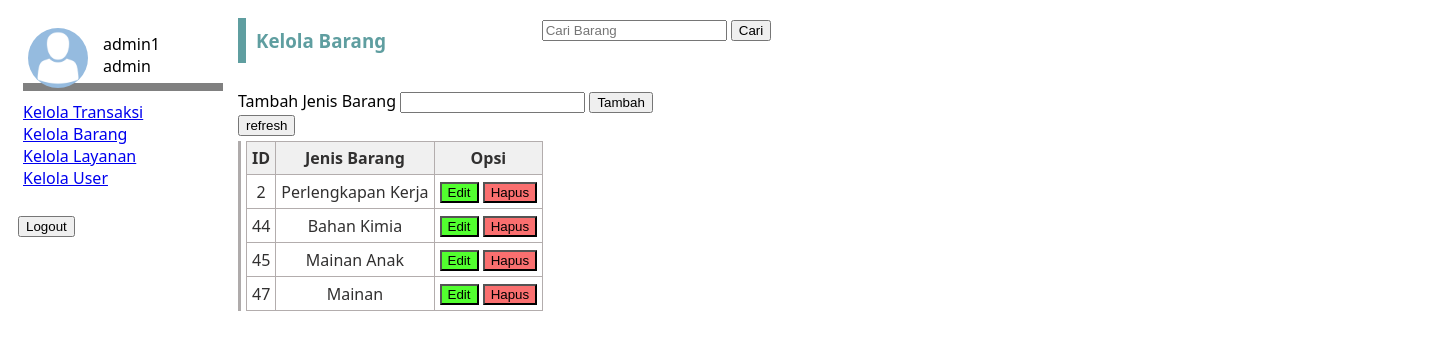
/page/kelola_barang.php (signed in), run on the app's committed database.
### tables this page shows
CREATE TABLE `tb_barang` (
  `id_barang` int(11) NOT NULL,
  `jenis_barang` varchar(125) NOT NULL
);

### page/kelola_barang.php (the view, shortened to what this page needs)
<!DOCTYPE html>
<html lang="en">
<head>
    <link rel="stylesheet" href="../assets/styles/style.css">
</head>
<body>
    <div class="kt-container">
        <div class="kt-box1">
            <div class="kt-user">
                    <img class='pp' src='http://localhost/pengiriman/assets/images/generic-profile.webp' alt='pp'>
                <div class="user-desc">
                    <span><?php echo $_SESSION['username']; ?></span><br>
                    <span><?php echo $_SESSION['level']; ?></span>
                </div>
            </div>
            <div class="kt-menu1" id="kt-menu1">
            <a href="http://localhost/pengiriman/page/transaksi.php" class="p-kt1">Kelola Transaksi</a>
            </div>
            <div class="kt-menu2" id="kt-menu2">
                <a href="http://localhost/pengiriman/page/kelola_barang.php" class="p-kt1">Kelola Barang</a>
            </div>
            <div class="kt-menu3" id="kt-menu3">
                <a href="http://localhost/pengiriman/page/layanan.php" class="p-kt1">Kelola Layanan</a>
            </div>
            <div class="kt-menu4" id="kt-menu4">
            <?php
                if(isset($_SESSION['level']) && $_SESSION['level']=="admin"){
                    print "<a href='http://localhost/pengiriman/page/user.php' class='p-kt1'>Kelola User</a>";
                }
            ?>
            </div>
            <div class="logout">
                <form action="../logout.php">
                <input type="submit" value="Logout" id="logout-btn">
                </form>
            </div>
        </div>
        <div class="kt-box2">
            <div class="kt-head">
                <h3 class="h3-kt2">Kelola Barang</h3>
                <form class="search-bar" action="" method="get">
                    <input type="search" name="cari-tr" id="" placeholder="Cari Barang">
                    <input type="submit" value="Cari">
                </form>
            </div>
            <form action="<?php $_SERVER['PHP_SELF']; ?>" method="post" id="input-form">
                <label for="input-form" id="test">Tambah Jenis Barang</label>
                <input type="text" name="tambah-jenis-br" id="">
                <input type="submit" value="Tambah">
            </form>
            <button id="refresh" onclick="window.location='http://localhost/pengiriman/page/kelola_barang.php'">refresh</button>
            <div class="kt-body">
        <table>
		<thead>
			<tr>
				<th>ID</th>
				<th>Jenis Barang</th>
                <th>Opsi</th>
			</tr>
		</thead>
		<tbody>
            <?php
             include "../koneksi.php";
             if (isset($_GET['cari-tr'])) {
                $src_val = $_GET['cari-tr'];
                $sql = mysqli_query($koneksi, "SELECT * FROM tb_barang WHERE id_barang='$src_val'
                || jenis_barang='$src_val'
                ");
             } else{
                $sql = mysqli_query($koneksi, "SELECT * FROM tb_barang");
             }
             if ($sql->num_rows > 0) {
                while($row = $sql->fetch_assoc()) {
            ?>
			<tr id="opsi">
				<td><?php echo $row["id_barang"]; ?></td>
				<td id="<?php echo $row['id_barang']; ?>"><?php echo $row["jenis_barang"]; ?></td>
                <td >
                    <div>
                        <div>
                            <button id="edit-btn" onclick="_edit(<?php echo $row['id_barang']; ?>)">
                                Edit
                            </button>
                            <button id="del-btn" onclick="_delete(<?php echo $row['id_barang']; ?>)">
                                    Hapus
                            </button>
                        </div>
                    </div>
                </td>
			</tr>
			<?php
                }
            } else {
            echo "0 results";
            }
            ?>
            <?php
            if (isset($_GET['del'])) {
                if ($_GET['del'] != '') {
                    $id = $_GET['del'];
                    mysqli_query($koneksi, "DELETE FROM tb_barang WHERE id_barang=$id");
                    echo "<script>";
                    echo "window.location='http://localhost/pengiriman/page/kelola_barang.php';";
                    echo "</script";
                }
            } else{
                exit();
            }
            ?>

### assets/styles/style.css (style rules this page uses)
html { font-family: system-ui, -apple-system, BlinkMacSystemFont, 'Segoe UI', Roboto, Oxygen, Ubuntu, Cantarell, 'Open Sans', 'Helvetica Neue', sans-serif; }
.p-kt1 { margin: 5px; }
.h3-kt2 { margin: 10px; }
.kt-container { display: flex; flex-direction: row; height: 100vh; }
.kt-box1 { width: 200px; margin: 10px; height: fit-content; }
.kt-user { width: 200px; margin: 5px; height: 60px; display: flex; flex-direction: row; margin-bottom: 10px; border-bottom: 8px; border-bottom-style: solid; border-bottom-color: gray; }
.user-desc { margin: 5px; padding: 5px; }
.kt-box2 { width: 100vw; margin: 10px; flex-grow: unset; }
.kt-head { display: flex; flex-direction: row; color: cadetblue; width: 100vw; border-left: 8px; border-left-color: cadetblue; border-left-style: solid; margin-bottom: 27px; }
.kt-body { height: fit-content; width: fit-content; border-left: 3px; border-left-color: rgb(175, 171, 171); border-left-style: solid; }
.logout { margin-top: 25px; }
.search-bar { margin-left: 10vw; }
#del-btn { background-color: rgb(250, 111, 111); }
#edit-btn { background-color: rgb(82, 255, 47); }

### page/kelola_barang.php (style rules this page uses)
img { width: 60px; margin: 5px; height: 60px; border-radius: 50%; }
table { border:1px solid #b3adad; border-collapse:collapse; padding:5px; margin: 5px; }
table th { border:1px solid #b3adad; padding:5px; background: #f0f0f0; color: #313030; }
table td { border:1px solid #b3adad; text-align:center; padding:5px; background: #ffffff; color: #313030; }

### data on the page
tb_barang: id_barang "2", jenis_barang "Perlengkapan Kerja"
tb_barang: id_barang "44", jenis_barang "Bahan Kimia"
tb_barang: id_barang "45", jenis_barang "Mainan Anak"
tb_barang: id_barang "47", jenis_barang "Mainan"

### other printed values
$_SESSION['username'] "admin1"
$_SESSION['level'] "admin"
